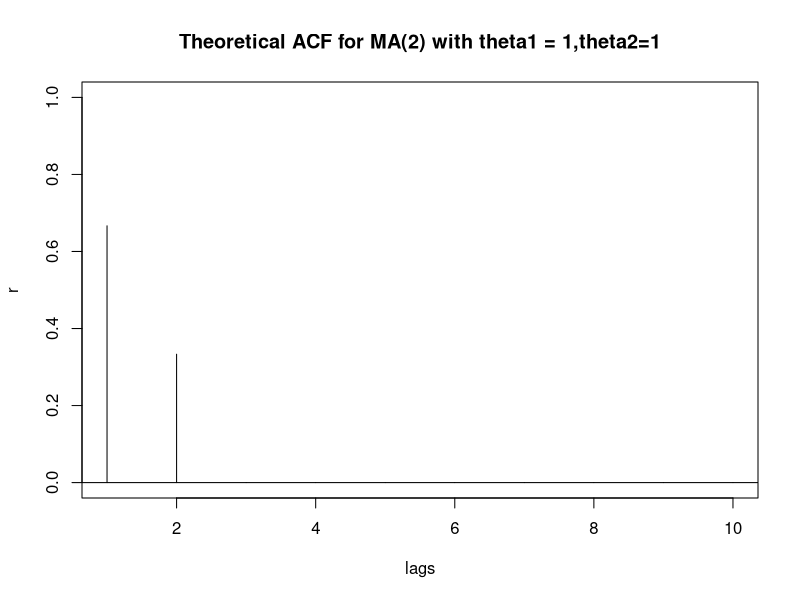
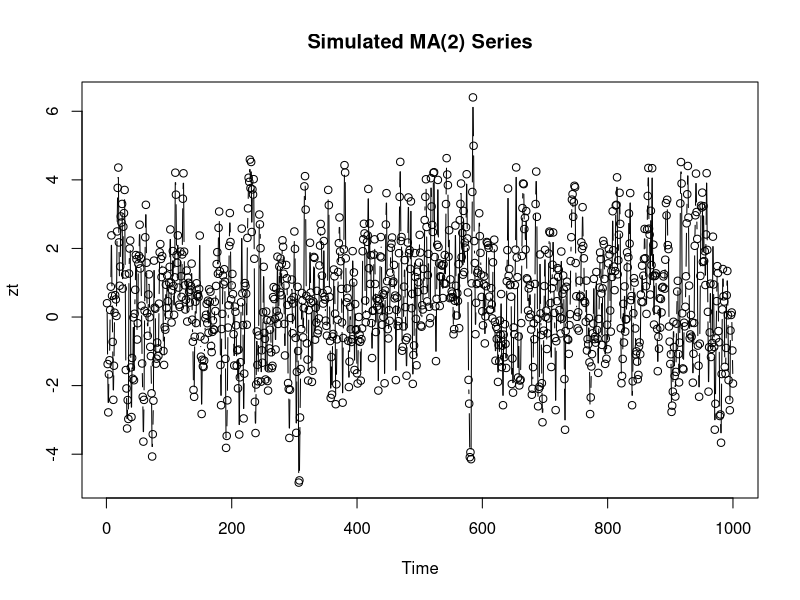
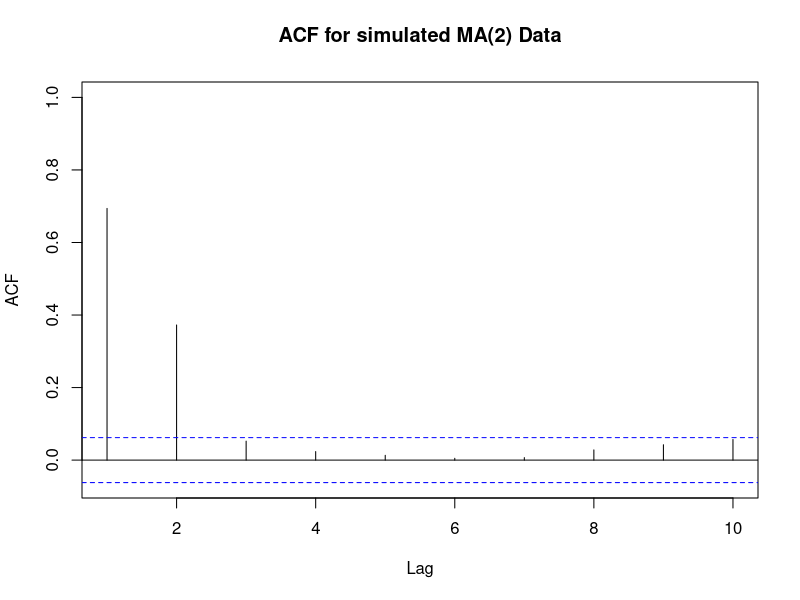

Reproduce these figures in R, in order.
## ---- chunk 1
knitr::opts_chunk$set(echo = TRUE)
library(tidyverse)
library(bookdown)
## ---- chunk 2
acfma2=ARMAacf(ma=c(1,1), lag.max=10)
acfma2
lags=0:10
plot(lags,acfma2,xlim=c(1,10), ylab="r",type="h", main = "Theoretical ACF for MA(2) with theta1 = 1,theta2=1")
abline(h=0)
## ---- chunk 3
zc=arima.sim(n=1000, list(ma=c(1, 1)))
zt=zc+.5
plot(zt, type="b", main = "Simulated MA(2) Series")
## ---- chunk 4
acf(zt, xlim=c(1,10), main="ACF for simulated MA(2) Data")
